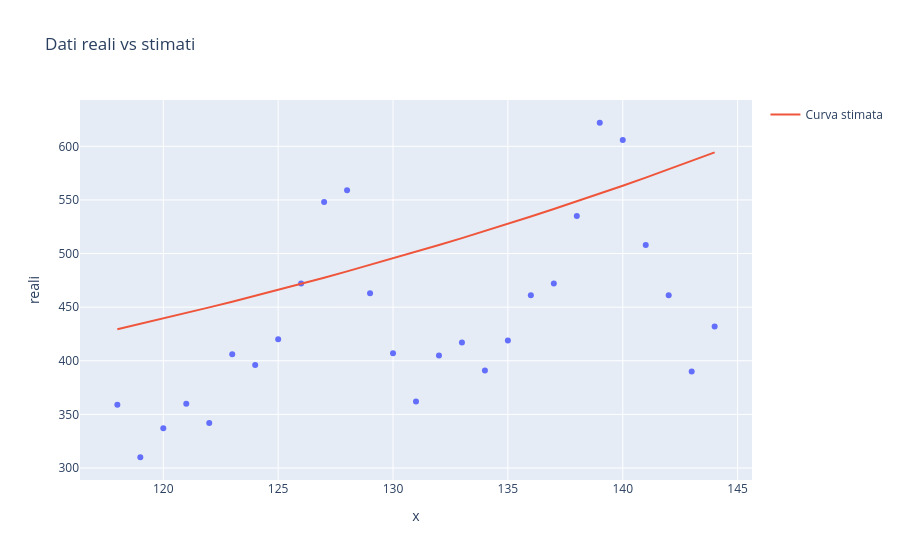

The cell this chart's notebook holds for it:
### Code cell
import plotly.express as px

df = pd.DataFrame({
    'x': X_test.flatten(),
    'reali': y_test.flatten(),
    'stimati': y_pred_poly2.flatten()
})

fig = px.scatter(df, x='x', y='reali', title='Dati reali vs stimati')
fig.add_scatter(x=df['x'], y=df['stimati'], mode='lines', name='Curva stimata')
fig.show()

### Figure 1 — Plotly figure (JSON) as saved in the notebook; plotly's stock layout.template omitted (floating-point values rounded to 4 significant figures)
{"data": [{"hovertemplate": "x=%{x}<br>reali=%{y}<extra></extra>", "legendgroup": "", "marker": {"color": "#636efa", "symbol": "circle"}, "mode": "markers", "name": "", "orientation": "v", "showlegend": false, "type": "scatter", "x": [118, 119, 120, 121, 122, 123, 124, 125, 126, 127, 128, 129, 130, 131, 132, 133, 134, 135, 136, 137, 138, 139, 140, 141, 142, 143, 144], "xaxis": "x", "y": [359, 310, 337, 360, 342, 406, 396, 420, 472, 548, 559, 463, 407, 362, 405, 417, 391, 419, 461, 472, 535, 622, 606, 508, 461, 390, 432], "yaxis": "y"}, {"mode": "lines", "name": "Curva stimata", "type": "scatter", "x": [118, 119, 120, 121, 122, 123, 124, 125, 126, 127, 128, 129, 130, 131, 132, 133, 134, 135, 136, 137, 138, 139, 140, 141, 142, 143, 144], "y": [429.4, 434.4, 439.4, 444.6, 449.8, 455.1, 460.6, 466.1, 471.7, 477.5, 483.3, 489.3, 495.4, 501.6, 507.9, 514.4, 521.0, 527.7, 534.5, 541.5, 548.6, 555.9, 563.3, 570.8, 578.5, 586.3, 594.3]}], "layout": {"legend": {"tracegroupgap": 0}, "title": {"text": "Dati reali vs stimati"}, "xaxis": {"anchor": "y", "domain": [0, 1], "title": {"text": "x"}}, "yaxis": {"anchor": "x", "domain": [0, 1], "title": {"text": "reali"}}}}
